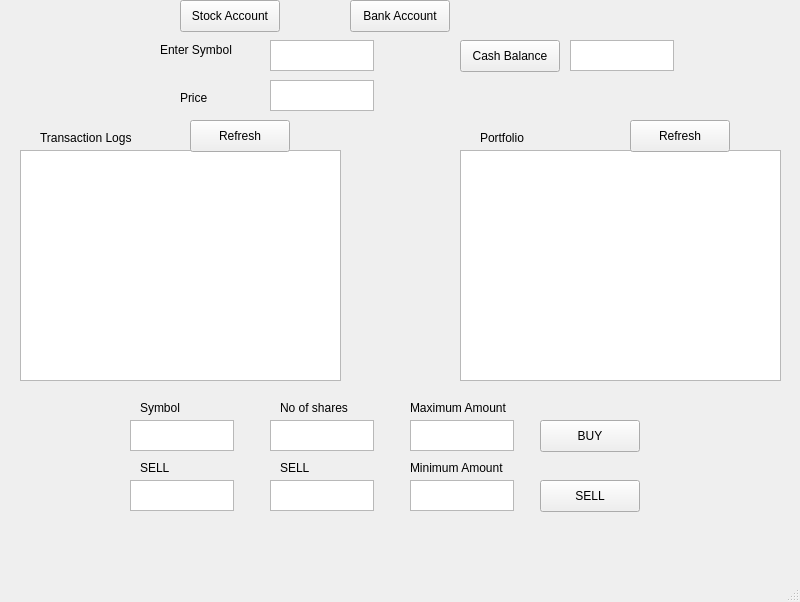
<?xml version="1.0" encoding="UTF-8"?>
<ui version="4.0">
 <class>MainWindow</class>
 <widget class="QMainWindow" name="MainWindow">
  <property name="geometry">
   <rect>
    <x>0</x>
    <y>0</y>
    <width>800</width>
    <height>602</height>
   </rect>
  </property>
  <property name="windowTitle">
   <string>MainWindow</string>
  </property>
  <widget class="QWidget" name="centralwidget">
   <widget class="QPushButton" name="pushButton">
    <property name="geometry">
     <rect>
      <x>350</x>
      <y>0</y>
      <width>100</width>
      <height>32</height>
     </rect>
    </property>
    <property name="text">
     <string>Bank Account</string>
    </property>
   </widget>
   <widget class="QPushButton" name="pushButton_2">
    <property name="geometry">
     <rect>
      <x>180</x>
      <y>0</y>
      <width>100</width>
      <height>32</height>
     </rect>
    </property>
    <property name="text">
     <string>Stock Account</string>
    </property>
   </widget>
   <widget class="QPlainTextEdit" name="transaction_history">
    <property name="geometry">
     <rect>
      <x>20</x>
      <y>150</y>
      <width>321</width>
      <height>231</height>
     </rect>
    </property>
    <property name="readOnly">
     <bool>true</bool>
    </property>
   </widget>
   <widget class="QLabel" name="label">
    <property name="geometry">
     <rect>
      <x>40</x>
      <y>130</y>
      <width>111</width>
      <height>16</height>
     </rect>
    </property>
    <property name="text">
     <string>Transaction Logs</string>
    </property>
   </widget>
   <widget class="QLabel" name="label_2">
    <property name="geometry">
     <rect>
      <x>160</x>
      <y>40</y>
      <width>91</width>
      <height>20</height>
     </rect>
    </property>
    <property name="text">
     <string>Enter Symbol</string>
    </property>
   </widget>
   <widget class="QLabel" name="label_3">
    <property name="geometry">
     <rect>
      <x>180</x>
      <y>90</y>
      <width>58</width>
      <height>16</height>
     </rect>
    </property>
    <property name="text">
     <string>Price</string>
    </property>
   </widget>
   <widget class="QTextEdit" name="sym">
    <property name="geometry">
     <rect>
      <x>270</x>
      <y>40</y>
      <width>104</width>
      <height>31</height>
     </rect>
    </property>
   </widget>
   <widget class="QTextEdit" name="sym_price">
    <property name="geometry">
     <rect>
      <x>270</x>
      <y>80</y>
      <width>104</width>
      <height>31</height>
     </rect>
    </property>
    <property name="readOnly">
     <bool>true</bool>
    </property>
   </widget>
   <widget class="QTextEdit" name="buy_symbol">
    <property name="geometry">
     <rect>
      <x>130</x>
      <y>420</y>
      <width>104</width>
      <height>31</height>
     </rect>
    </property>
   </widget>
   <widget class="QTextEdit" name="buy_shares">
    <property name="geometry">
     <rect>
      <x>270</x>
      <y>420</y>
      <width>104</width>
      <height>31</height>
     </rect>
    </property>
   </widget>
   <widget class="QTextEdit" name="buy_amount">
    <property name="geometry">
     <rect>
      <x>410</x>
      <y>420</y>
      <width>104</width>
      <height>31</height>
     </rect>
    </property>
   </widget>
   <widget class="QLabel" name="label_5">
    <property name="geometry">
     <rect>
      <x>140</x>
      <y>400</y>
      <width>58</width>
      <height>16</height>
     </rect>
    </property>
    <property name="text">
     <string>Symbol</string>
    </property>
   </widget>
   <widget class="QLabel" name="label_6">
    <property name="geometry">
     <rect>
      <x>280</x>
      <y>400</y>
      <width>81</width>
      <height>16</height>
     </rect>
    </property>
    <property name="text">
     <string>No of shares</string>
    </property>
   </widget>
   <widget class="QLabel" name="label_7">
    <property name="geometry">
     <rect>
      <x>410</x>
      <y>400</y>
      <width>111</width>
      <height>16</height>
     </rect>
    </property>
    <property name="text">
     <string>Maximum Amount</string>
    </property>
   </widget>
   <widget class="QPushButton" name="pushButton_3">
    <property name="geometry">
     <rect>
      <x>190</x>
      <y>120</y>
      <width>100</width>
      <height>32</height>
     </rect>
    </property>
    <property name="text">
     <string>Refresh</string>
    </property>
   </widget>
   <widget class="QPushButton" name="pushButton_4">
    <property name="geometry">
     <rect>
      <x>540</x>
      <y>420</y>
      <width>100</width>
      <height>32</height>
     </rect>
    </property>
    <property name="text">
     <string>BUY</string>
    </property>
   </widget>
   <widget class="QLabel" name="label_8">
    <property name="geometry">
     <rect>
      <x>140</x>
      <y>460</y>
      <width>58</width>
      <height>16</height>
     </rect>
    </property>
    <property name="text">
     <string>SELL</string>
    </property>
   </widget>
   <widget class="QPushButton" name="pushButton_5">
    <property name="geometry">
     <rect>
      <x>540</x>
      <y>480</y>
      <width>100</width>
      <height>32</height>
     </rect>
    </property>
    <property name="text">
     <string>SELL</string>
    </property>
   </widget>
   <widget class="QLabel" name="label_9">
    <property name="geometry">
     <rect>
      <x>410</x>
      <y>460</y>
      <width>111</width>
      <height>16</height>
     </rect>
    </property>
    <property name="text">
     <string>Minimum Amount</string>
    </property>
   </widget>
   <widget class="QTextEdit" name="sell_symbol">
    <property name="geometry">
     <rect>
      <x>130</x>
      <y>480</y>
      <width>104</width>
      <height>31</height>
     </rect>
    </property>
   </widget>
   <widget class="QTextEdit" name="sell_amount">
    <property name="geometry">
     <rect>
      <x>410</x>
      <y>480</y>
      <width>104</width>
      <height>31</height>
     </rect>
    </property>
   </widget>
   <widget class="QLabel" name="label_10">
    <property name="geometry">
     <rect>
      <x>280</x>
      <y>460</y>
      <width>81</width>
      <height>16</height>
     </rect>
    </property>
    <property name="text">
     <string>SELL</string>
    </property>
   </widget>
   <widget class="QTextEdit" name="sell_shares">
    <property name="geometry">
     <rect>
      <x>270</x>
      <y>480</y>
      <width>104</width>
      <height>31</height>
     </rect>
    </property>
   </widget>
   <widget class="QLabel" name="label_4">
    <property name="geometry">
     <rect>
      <x>480</x>
      <y>130</y>
      <width>111</width>
      <height>16</height>
     </rect>
    </property>
    <property name="text">
     <string>Portfolio</string>
    </property>
   </widget>
   <widget class="QPlainTextEdit" name="portfolio">
    <property name="geometry">
     <rect>
      <x>460</x>
      <y>150</y>
      <width>321</width>
      <height>231</height>
     </rect>
    </property>
    <property name="readOnly">
     <bool>true</bool>
    </property>
   </widget>
   <widget class="QPushButton" name="pushButton_6">
    <property name="geometry">
     <rect>
      <x>630</x>
      <y>120</y>
      <width>100</width>
      <height>32</height>
     </rect>
    </property>
    <property name="text">
     <string>Refresh</string>
    </property>
   </widget>
   <widget class="QPushButton" name="pushButton_7">
    <property name="geometry">
     <rect>
      <x>460</x>
      <y>40</y>
      <width>100</width>
      <height>32</height>
     </rect>
    </property>
    <property name="text">
     <string>Cash Balance</string>
    </property>
   </widget>
   <widget class="QTextEdit" name="cash_balance">
    <property name="geometry">
     <rect>
      <x>570</x>
      <y>40</y>
      <width>104</width>
      <height>31</height>
     </rect>
    </property>
   </widget>
  </widget>
  <widget class="QMenuBar" name="menubar">
   <property name="geometry">
    <rect>
     <x>0</x>
     <y>0</y>
     <width>800</width>
     <height>36</height>
    </rect>
   </property>
  </widget>
  <widget class="QStatusBar" name="statusbar"/>
 </widget>
 <resources/>
 <connections/>
</ui>
